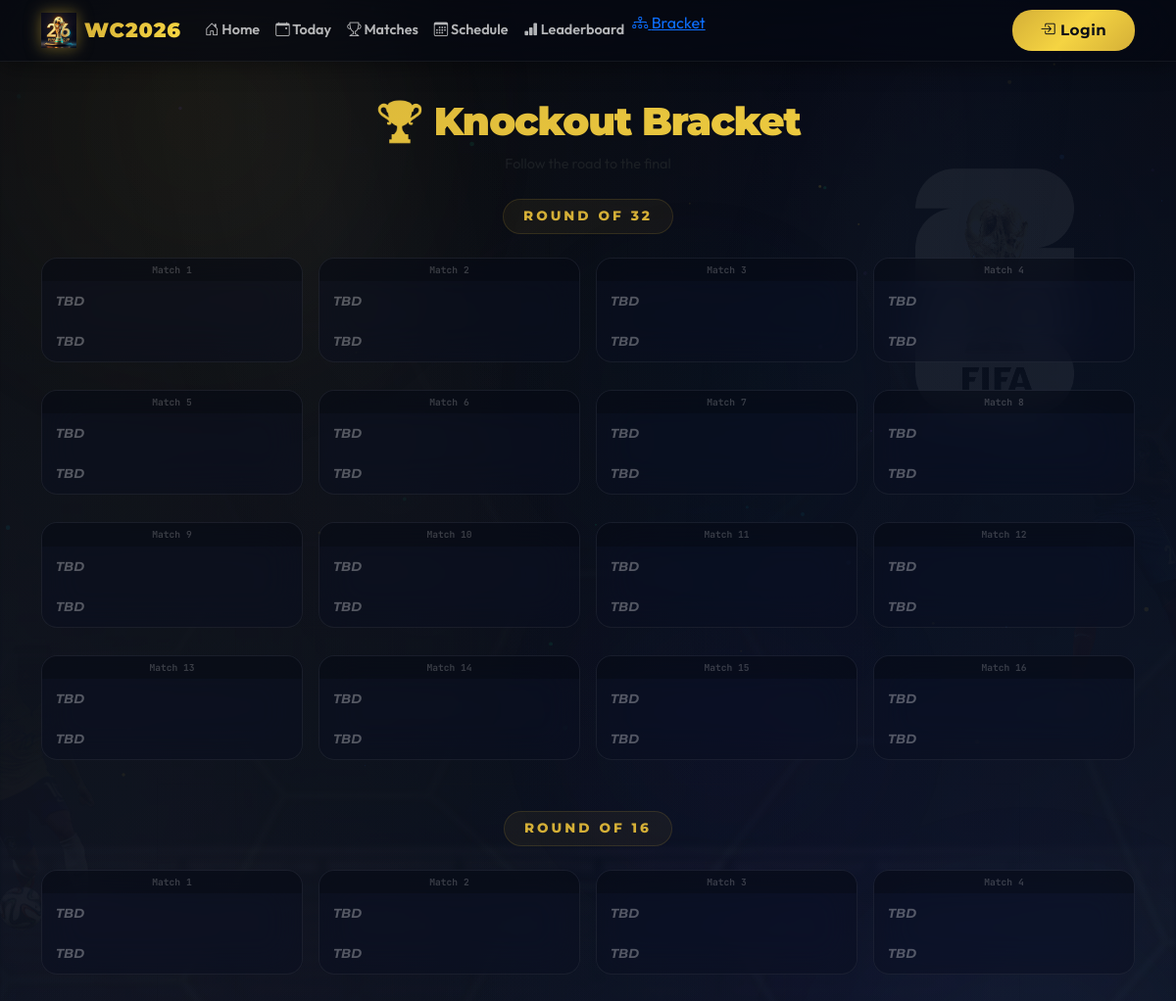
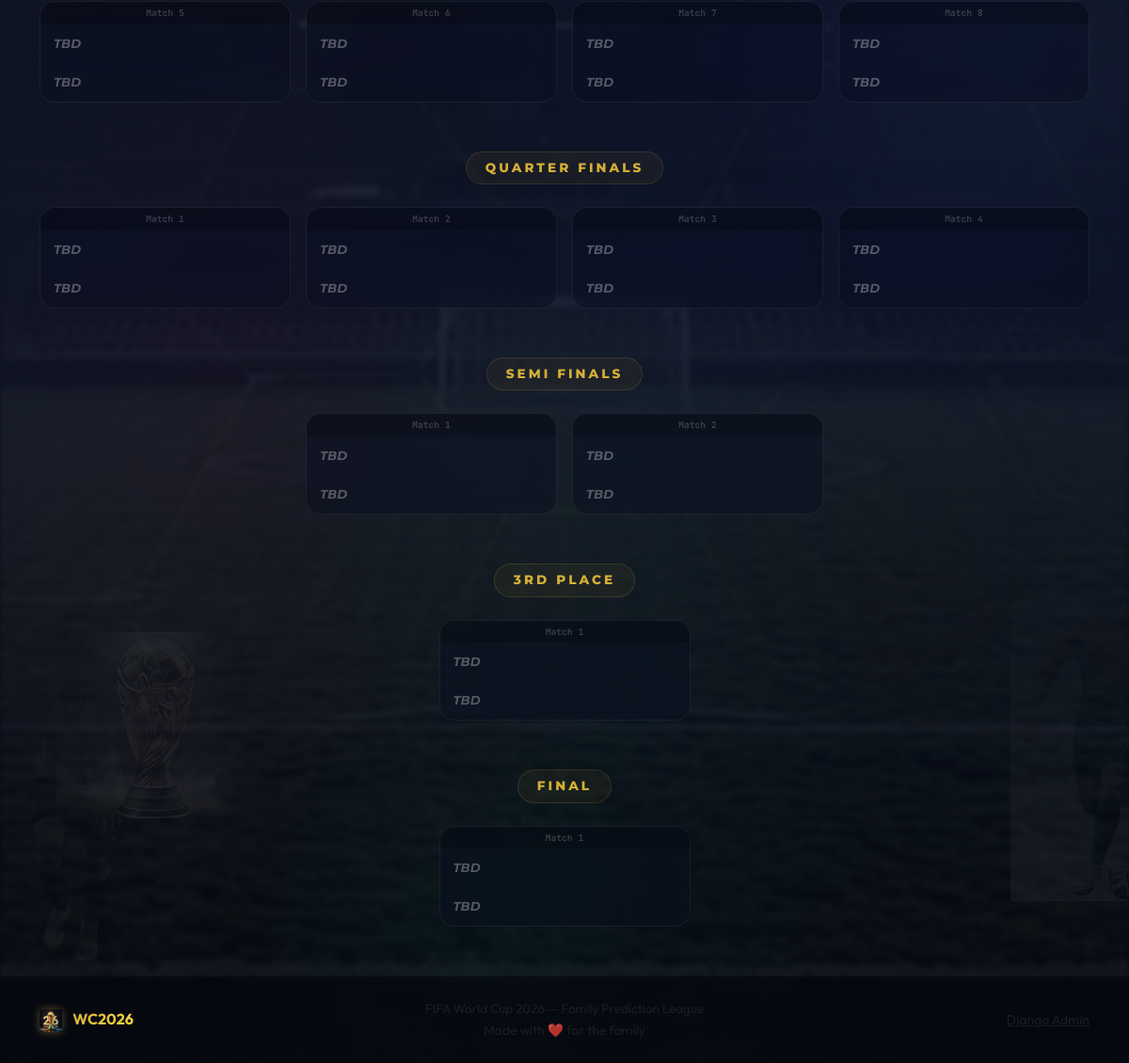
The page /bracket/ on the database its author committed (2 pictures, top to bottom).
### predictor/models.py (models this page shows, shortened)
class KnockoutMatch(models.Model):
    STAGE_CHOICES = [
        ('r32', 'Round of 32'),
        ('r16', 'Round of 16'),
        ('qf', 'Quarter Finals'),
        ('sf', 'Semi Finals'),
        ('3rd', '3rd Place'),
        ('final', 'Final'),
    ]
    stage = models.CharField(max_length=5, choices=STAGE_CHOICES)
    position = models.PositiveIntegerField(help_text="Position within the stage (1-based)")
    home_team = models.CharField(max_length=100, blank=True)
    away_team = models.CharField(max_length=100, blank=True)
    home_score = models.IntegerField(null=True, blank=True)
    away_score = models.IntegerField(null=True, blank=True)
    match = models.OneToOneField(
        Match,
        on_delete=models.SET_NULL,
        null=True,
        blank=True,
        related_name='knockout_slot',
    )
    is_completed = models.BooleanField(default=False)
    class Meta:
        ordering = ['stage', 'position']
        unique_together = ('stage', 'position')

### predictor/views.py (the view)
# urls.py: path('bracket/', views.bracket, name='bracket'),
def bracket(request):
    participant_id = request.session.get('participant_id')
    current_participant = Participant.objects.get(pk=participant_id) if participant_id else None
    knockout_matches = KnockoutMatch.objects.select_related('match').all().order_by('stage', 'position')
    stage_labels = {
        'r32': 'Round of 32', 'r16': 'Round of 16',
        'qf': 'Quarter Finals', 'sf': 'Semi Finals',
        '3rd': '3rd Place', 'final': 'Final',
    }
    stage_order = ['r32', 'r16', 'qf', 'sf', '3rd', 'final']
    stages_dict = {}
    for km in knockout_matches:
        if km.stage not in stages_dict:
            stages_dict[km.stage] = []
        stages_dict[km.stage].append(km)
    bracket_stages = []
    for stage_key in stage_order:
        if stage_key in stages_dict:
            bracket_stages.append({
                'key': stage_key,
                'label': stage_labels.get(stage_key, stage_key),
                'matches': stages_dict[stage_key],
            })
    context = {
        'bracket_stages': bracket_stages,
        'current_participant': current_participant,
    }
    return render(request, 'predictor/bracket.html', context)

### predictor/context_processors.py (called while the page is built)
def _calculate_leaderboard():
    participants = Participant.objects.filter(is_active=True)
    leaderboard = []
    for i, participant in enumerate(participants):
        predictions = participant.predictions.select_related('match')
        points = 0
        exact_predictions = 0
        matches_predicted = predictions.count()
        for pred in predictions:
            if pred.is_exact:
                points += 3
                exact_predictions += 1
        leaderboard.append({
            'participant': participant,
            'points': points,
            'exact_predictions': exact_predictions,
            'matches_predicted': matches_predicted,
            'rank': i + 1,
        })
    leaderboard.sort(key=lambda x: x['points'], reverse=True)
    return leaderboard

### predictor/models.py (called while the page is built)
    @property
    def is_exact(self):
        if self.match.status != 'completed':
            return False
        return (
            self.home_score == self.match.home_score
            and self.away_score == self.match.away_score
        )

### predictor/templates/predictor/bracket.html (shortened to what this page needs)
{% extends "predictor/base.html" %}
{% load static %}
{% load predictor_tags %}
{% block nav_bracket %}active{% endblock %}
{% block content %}
<div class="container" style="margin-top:100px;">
    <div class="text-center mb-4" data-aos="fade-up">
        <h1 class="gold-text" style="font-family:var(--font-heading);font-weight:900;">&#127942; Knockout Bracket</h1>
        <p class="text-muted" style="font-family:var(--font-sans);font-size:0.9rem;">Follow the road to the final</p>
    </div>
    {% if bracket_stages %}
    {% for stage in bracket_stages %}
    <div class="bracket-stage" data-aos="fade-up" data-aos-delay="{{ forloop.counter0 }}00">
        <div class="bracket-stage-header">
            <span class="bracket-stage-label">{{ stage.label }}</span>
        </div>
        <div class="row g-3 justify-content-center">
            {% for km in stage.matches %}
            <div class="col-md-6 col-lg-4 col-xl-3">
                <div class="bracket-match-card">
                    <div class="bracket-match-num">Match {{ km.position }}</div>
                    <div class="bracket-team-row  {% if not km.home_team %}tbd{% endif %}">
                        {% if km.home_team %}
                            {% if km.home_team_logo %}
                            <img src="{% static km.home_team_logo %}" alt="{{ km.home_team }}" class="bracket-team-logo">
                            {% endif %}
                            <span class="bracket-team-name">{{ km.home_team }}</span>
                        {% else %}
                            <span class="bracket-team-name">TBD</span>
                        {% endif %}
                    </div>
                    <div class="bracket-team-row  {% if not km.away_team %}tbd{% endif %}">
                        {% if km.away_team %}
                            {% if km.away_team_logo %}
                            <img src="{% static km.away_team_logo %}" alt="{{ km.away_team }}" class="bracket-team-logo">
                            {% endif %}
                            <span class="bracket-team-name">{{ km.away_team }}</span>
                        {% else %}
                            <span class="bracket-team-name">TBD</span>
                        {% endif %}
                    </div>
                </div>
            </div>
            {% endfor %}
        </div>
    </div>
    {% endfor %}
    {% endif %}
</div>
{% endblock %}

### predictor/templates/predictor/base.html (shortened to what this page needs)
{% load static %}
<!DOCTYPE html>
<html lang="en" class="h-100">
<head>
  <link href="https://cdn.jsdelivr.net/npm/bootstrap@5.3.3/dist/css/bootstrap.min.css" rel="stylesheet">
  <link href="https://cdn.jsdelivr.net/npm/bootstrap-icons@1.11.3/font/bootstrap-icons.min.css" rel="stylesheet">
  <link href="https://unpkg.com/aos@2.3.4/dist/aos.css" rel="stylesheet">
  <link rel="stylesheet" href="{% static 'css/style.css' %}?v=5{% if xtransformport_param %}&{{ xtransformport_param }}{% endif %}">
</head>
<body>
  <div class="bg-layer-base"></div>
  <div class="bg-layer-stadium" data-parallax="0.02"></div>
  <div class="bg-layer-pattern" data-parallax="0.01"></div>
  <div class="bg-layer-orbs">
    <div class="bg-orb bg-orb-1"></div>
    <div class="bg-orb bg-orb-2"></div>
    <div class="bg-orb bg-orb-3"></div>
    <div class="bg-orb bg-orb-4"></div>
    <div class="bg-orb bg-orb-5"></div>
    <div class="bg-orb bg-orb-6"></div>
    <div class="bg-orb bg-orb-7"></div>
  </div>
  <div class="bg-player-parallax bg-player-left-1" data-parallax-player="0.08" data-parallax-direction="up">
    <img src="{% static 'images/players/messi.png' %}" alt="" loading="lazy">
  </div>
  <div class="bg-player-parallax bg-player-right-1" data-parallax-player="0.06" data-parallax-direction="down">
    <img src="{% static 'images/players/ronaldo.png' %}" alt="" loading="lazy">
  </div>
  <div class="bg-player-parallax bg-player-left-2" data-parallax-player="0.04" data-parallax-direction="up">
    <img src="{% static 'images/players/neymar.png' %}" alt="" loading="lazy">
  </div>
  <div class="bg-player-parallax bg-player-right-2" data-parallax-player="0.05" data-parallax-direction="down">
    <img src="{% static 'images/players/mbappe.png' %}" alt="" loading="lazy">
  </div>
  <img src="{% static 'images/bg/wc2026_logo_white.png' %}" alt="" class="bg-watermark bg-watermark-logo" loading="lazy">
  <img src="{% static 'images/bg/trophy.png' %}" alt="" class="bg-watermark bg-watermark-trophy" loading="lazy">
  <div class="stadium-lights"></div>
  <div class="bg-layer-grid"></div>
  <div id="floating-footballs"></div>
  <canvas id="particles-canvas"></canvas>
  <nav class="navbar navbar-expand-lg navbar-dark-custom fixed-top" id="mainNavbar">
    <div class="container">
      <a class="navbar-brand d-flex align-items-center gap-2" href="{% url 'predictor:home' %}">
        <img src="{% static 'images/bg/wc2026_logo.png' %}" alt="WC2026" style="height:36px;width:auto;filter:drop-shadow(0 0 8px rgba(212,175,55,0.5));">
        <span class="brand-text gold-text">WC2026</span>
      </a>
      <div class="collapse navbar-collapse" id="navbarNav">
        <ul class="navbar-nav me-auto">
          <li class="nav-item">
            <a class="nav-link{% block nav_home %}{% endblock %}" href="{% url 'predictor:home' %}">
              <i class="bi bi-house-door"></i> Home
            </a>
          </li>
          <li class="nav-item">
            <a class="nav-link{% block nav_today %}{% endblock %}" href="{% url 'predictor:today' %}">
              <i class="bi bi-calendar-event"></i> Today
            </a>
          </li>
          <li class="nav-item">
            <a class="nav-link{% block nav_matches %}{% endblock %}" href="{% url 'predictor:matches' %}">
              <i class="bi bi-trophy"></i> Matches
            </a>
          </li>
          <li class="nav-item">
            <a class="nav-link{% block nav_schedule %}{% endblock %}" href="{% url 'predictor:schedule' %}">
              <i class="bi bi-calendar3"></i> Schedule
            </a>
          </li>
          <li class="nav-item">
            <a class="nav-link{% block nav_leaderboard %}{% endblock %}" href="{% url 'predictor:leaderboard' %}">
              <i class="bi bi-bar-chart-fill"></i> Leaderboard
            </a>
          </li>
          <li class="nav-item">
            <a class="nav-link{% block nav_bracket %}{% endblock %}" href="{% url 'predictor:bracket' %}">
              <i class="bi bi-diagram-3"></i> Bracket
            </a>
          </li>
        </ul>
        <div class="d-flex align-items-center">
          {% if current_participant %}
          <span class="participant-chip me-2">
            <i class="bi bi-person-fill"></i> {{ current_participant.name }}
          </span>
          <a href="{% url 'predictor:logout' %}" class="btn btn-gold-outline btn-sm">
            <i class="bi bi-box-arrow-right"></i> Logout
          </a>
          {% else %}
          <a href="{% url 'predictor:login' %}{% if request.path %}?next={{ request.path }}{% endif %}" class="btn btn-gold btn-sm btn-glow">
            <i class="bi bi-box-arrow-in-right"></i> Login
          </a>
          {% endif %}
        </div>
      </div>
    </div>
  </nav>
  <main class="main-content">
    {% block content %}{% endblock %}
  </main>
  <footer class="footer text-center py-4 mt-auto">
    <div class="container">
      <div class="row align-items-center">
        <div class="col-md-4 text-md-start mb-2 mb-md-0">
          <img src="{% static 'images/bg/wc2026_logo.png' %}" alt="WC2026" style="height:24px;width:auto;filter:drop-shadow(0 0 4px rgba(212,175,55,0.4));" class="me-2">
          <span class="gold-text fw-bold">WC2026</span>
        </div>
        <div class="col-md-4">
          <p class="text-muted mb-0" style="font-size:0.85rem;">FIFA World Cup 2026 — Family Prediction League</p>
          <p class="text-muted small mb-0">Made with &#10084;&#65039; for the family</p>
        </div>
        <div class="col-md-4 text-md-end">
          <a href="/admin/" class="text-muted small">Django Admin</a>
        </div>
      </div>
    </div>
  </footer>
  <div class="confetti-container" id="confettiContainer"></div>
</body>
</html>

### predictor/templates/predictor/bracket.html (style rules this page uses)
.bracket-stage { margin-bottom: 2.5rem; }
.bracket-stage-header { text-align: center; margin-bottom: 1.5rem; }
.bracket-stage-label { font-family: var(--font-heading); font-weight: 800; font-size: 0.85rem; text-transform: uppercase; letter-spacing: 3px; color: var(--gold); padding: 6px 20px; background: rgba(212, 175, 55, 0.06); border: 1px solid rgba(212, 175, 55, 0.15); border-radius: 50px; display: inline-block; }
.bracket-match-card { background: rgba(10, 15, 30, 0.5); backdrop-filter: blur(20px) saturate(1.3); -webkit-backdrop-filter: blur(20px) saturate(1.3); border: 1px solid rgba(255, 255, 255, 0.06); border-radius: 16px; overflow: hidden; transition: all 0.3s ease; margin-bottom: 0.75rem; }
.bracket-team-row { display: flex; align-items: center; gap: 10px; padding: 10px 14px; transition: background 0.2s ease; }
.bracket-team-row.tbd { opacity: 0.3; font-style: italic; }
.bracket-team-name { flex: 1; font-family: var(--font-heading); font-weight: 700; font-size: 0.82rem; color: #fff; }
.bracket-match-num { font-family: var(--font-mono); font-weight: 700; font-size: 0.6rem; color: rgba(255,255,255,0.2); text-align: center; padding: 4px; background: rgba(0,0,0,0.2); }

### rows shown on the page
KnockoutMatch: position "1", home_team "TBD", away_team "TBD"
KnockoutMatch: position "2", home_team "TBD", away_team "TBD"
KnockoutMatch: position "3", home_team "TBD", away_team "TBD"
KnockoutMatch: position "4", home_team "TBD", away_team "TBD"
KnockoutMatch: position "5", home_team "TBD", away_team "TBD"
KnockoutMatch: position "6", home_team "TBD", away_team "TBD"
KnockoutMatch: position "7", home_team "TBD", away_team "TBD"
KnockoutMatch: position "8", home_team "TBD", away_team "TBD"
KnockoutMatch: position "9", home_team "TBD", away_team "TBD"
KnockoutMatch: position "10", home_team "TBD", away_team "TBD"
KnockoutMatch: position "11", home_team "TBD", away_team "TBD"
KnockoutMatch: position "12", home_team "TBD", away_team "TBD"
KnockoutMatch: position "13", home_team "TBD", away_team "TBD"
KnockoutMatch: position "14", home_team "TBD", away_team "TBD"
KnockoutMatch: position "15", home_team "TBD", away_team "TBD"
KnockoutMatch: position "16", home_team "TBD", away_team "TBD"
KnockoutMatch: position "1", home_team "TBD", away_team "TBD"
KnockoutMatch: position "2", home_team "TBD", away_team "TBD"
KnockoutMatch: position "3", home_team "TBD", away_team "TBD"
KnockoutMatch: position "4", home_team "TBD", away_team "TBD"
KnockoutMatch: position "5", home_team "TBD", away_team "TBD"
KnockoutMatch: position "6", home_team "TBD", away_team "TBD"
KnockoutMatch: position "7", home_team "TBD", away_team "TBD"
KnockoutMatch: position "8", home_team "TBD", away_team "TBD"
KnockoutMatch: position "1", home_team "TBD", away_team "TBD"
KnockoutMatch: position "2", home_team "TBD", away_team "TBD"
KnockoutMatch: position "3", home_team "TBD", away_team "TBD"
KnockoutMatch: position "4", home_team "TBD", away_team "TBD"
KnockoutMatch: position "1", home_team "TBD", away_team "TBD"
KnockoutMatch: position "2", home_team "TBD", away_team "TBD"
KnockoutMatch: position "1", home_team "TBD", away_team "TBD"
KnockoutMatch: position "1", home_team "TBD", away_team "TBD"

### other values the page prints
{{ stage.label }} "ROUND OF 32" "ROUND OF 16" "QUARTER FINALS" "SEMI FINALS" "3RD PLACE" "FINAL"
